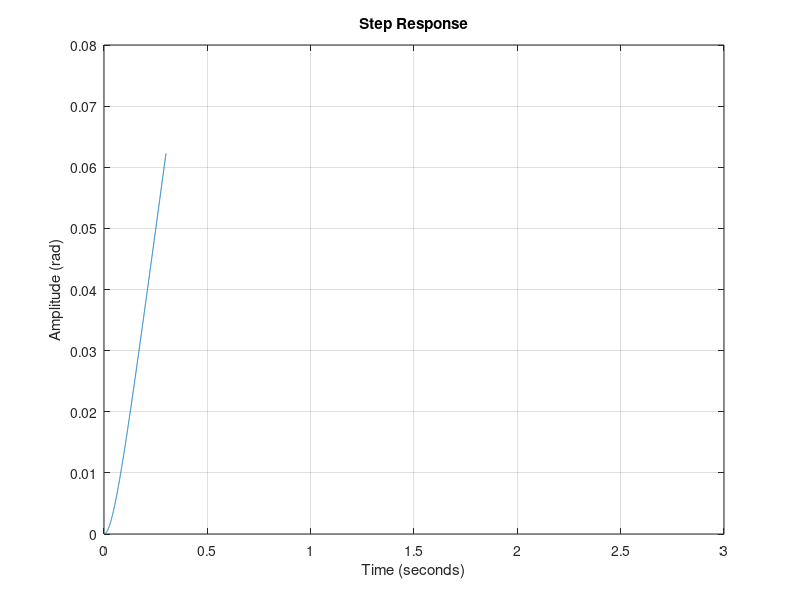
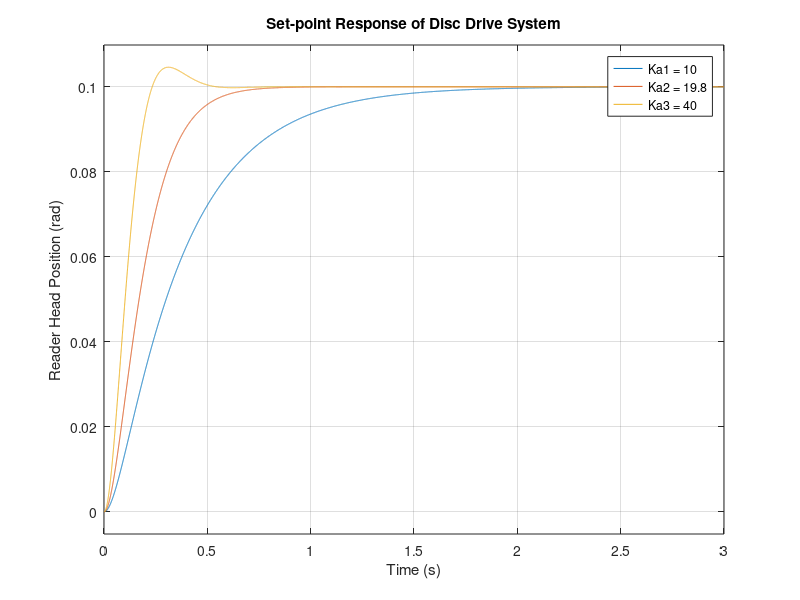

Recreate these plots in MATLAB, in order.
% Lab 01 Exercise
clc; clear all; close all;
%    syms R Km B J L Ka;
% % Declare variables
   R = 1;
   Km = 5;
   B = 20;
   J = 1;
   L = 1*10^-3;
   H = 1;


% Find the tranfer function G(s) and its zeros, poles, and DC gain
   s = tf('s');
   G = Km/(s*(J*s+B)*(L*s+R));
   
   Z = zero(G);  %Zeros of G(s)
   P = pole(G);  %Poles of G(s)
   DCgain = dcgain(G); %DC gain of G(s)

% The unit step response
   f1 = figure;
   [y,t] = step(G);
   plot(t,y);
   grid on;
   title("Step Response");
   xlim([0 3]);
   xlabel("Time (seconds)");
   ylabel("Amplitude (rad)");

% CLosed loop system
   %G is transfer function, H(s) = 1 is feedback 
   Rs = 5.73*pi/180;    % 5.73 degress to rad
   Ka1 = 10;
   T1 = feedback(Ka1*G, H);
   pT1 = pole(T1);
   zT1 = zero(T1);
   Ka2 = 19.8;
   T2 = feedback(Ka2*G, H);
   pT2 = pole(T2);
   zT2 = zero(T2);
   Ka3 = 40;
   T3 = feedback(Ka3*G,H);
   pT3 = pole(T3);
   zT3 = zero(T3);

   figure
   step(Rs*T1, Rs*T2, Rs*T3)  %Scaled step response
   % set(0, 'DefaultLineWidth', 2);
   % set(0, 'DefaultLineLineWidth', 2);
   legend('Ka1 = 10', 'Ka2 = 19.8', 'Ka3 = 40')
   title('Set-point Response of Disc Drive System');
   xlabel('Time (s)');
   ylabel('Reader Head Position (rad)');
   set(gca,'color',[136/255 144/255 145/255])
   grid ON
   